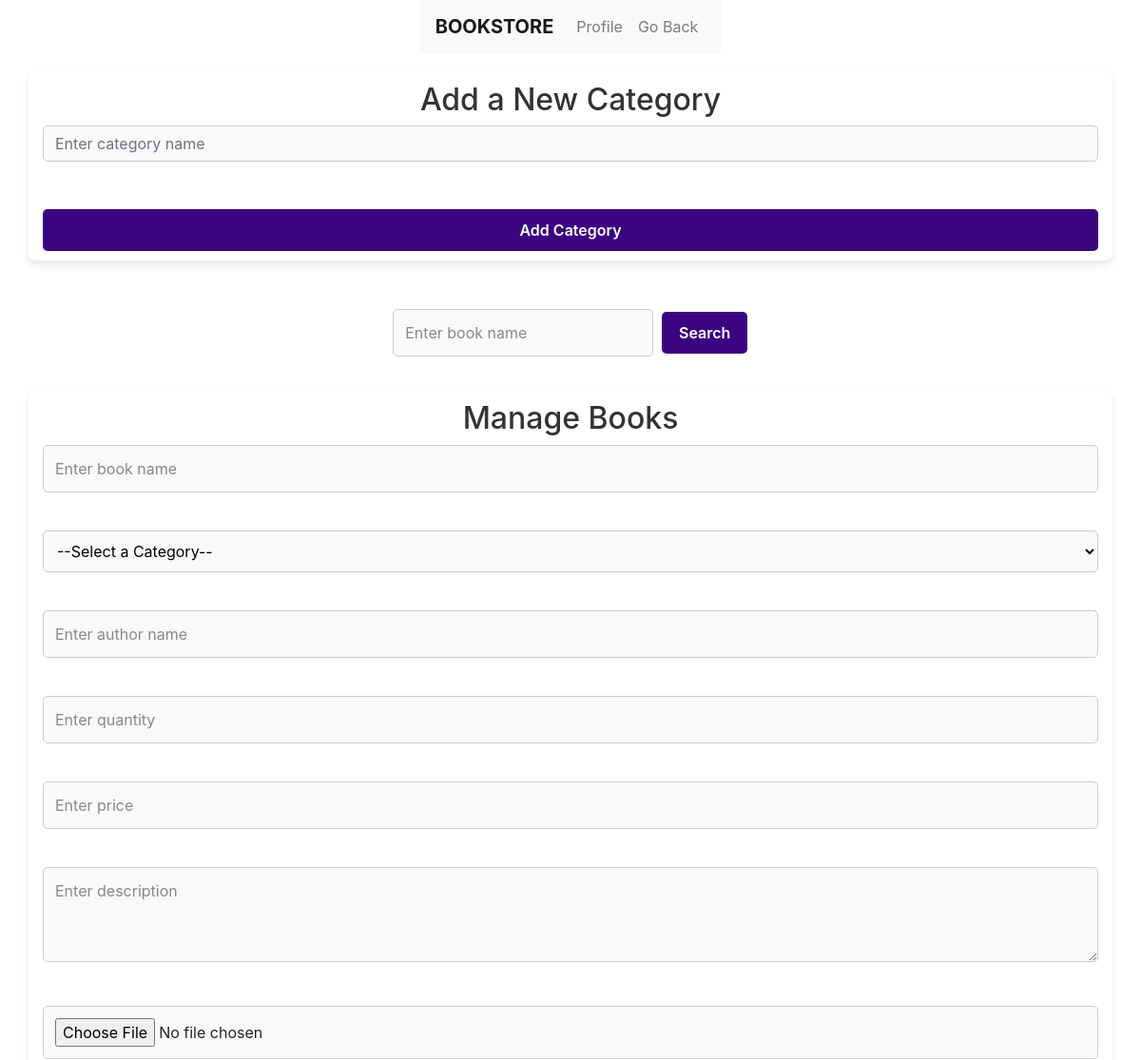
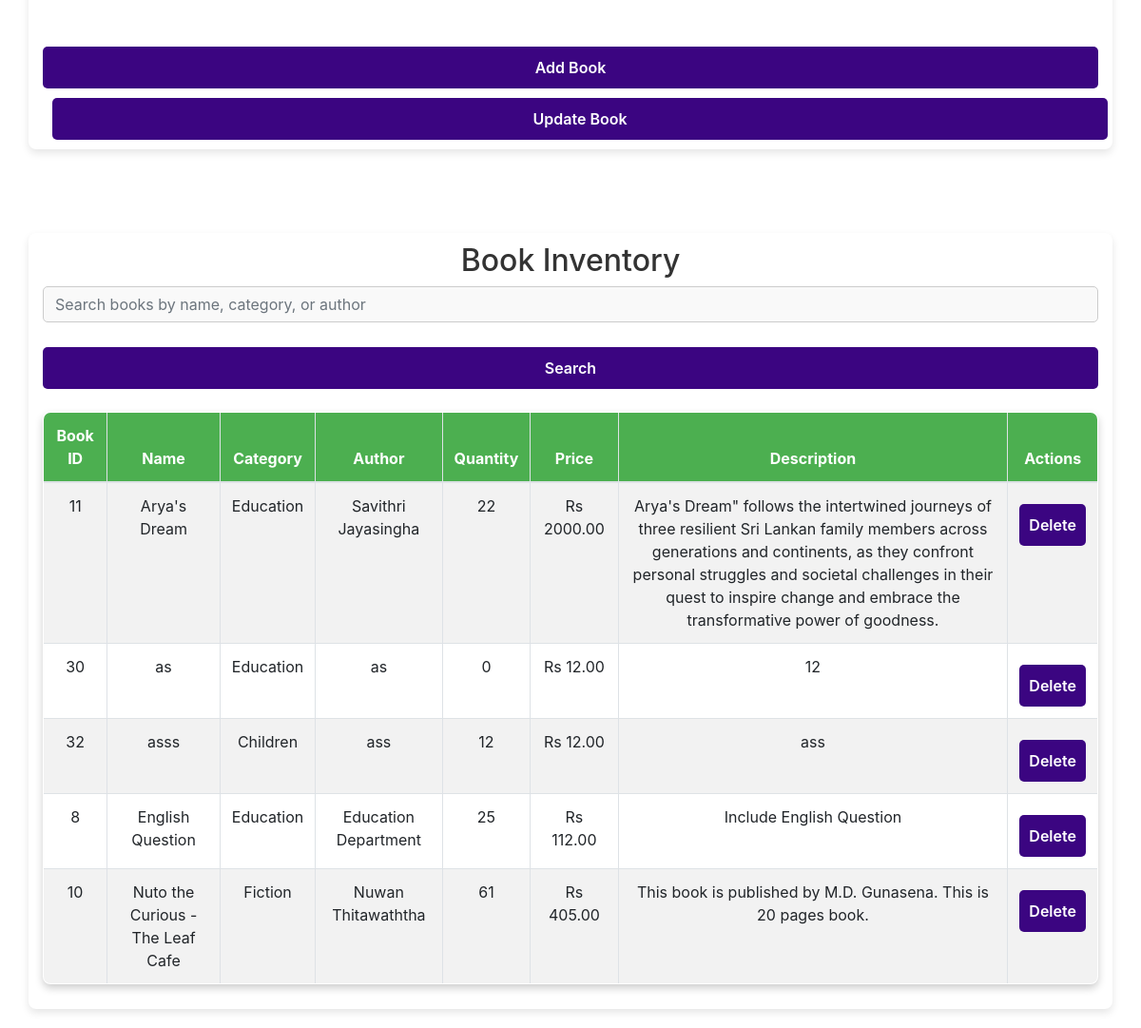
The app's page /Book/index.php (signed in) with its own data (2 pictures, top to bottom).
### tables this page shows
CREATE TABLE `book` (
  `book_id` int(11) NOT NULL,
  `name` varchar(100) NOT NULL,
  `author` varchar(100) NOT NULL,
  `quantity` int(11) DEFAULT NULL,
  `price` decimal(10,2) NOT NULL,
  `description` text DEFAULT NULL,
  `image_path` varchar(255) DEFAULT NULL,
  `category_id` int(11) DEFAULT NULL
);

CREATE TABLE `category` (
  `categoryid` int(11) NOT NULL,
  `name` varchar(255) NOT NULL
);

### Book/index.php (the view, shortened to what this page needs)
<?php
include('../connect.php');
$profilePage = "profile.php";
if ($_SESSION['user_role'] === "admin") {
    $profilePage = "../profile_admin.php";
} elseif ($_SESSION['user_role'] === "order") {
    $profilePage = "../profile_order.php";
} elseif ($_SESSION['user_role'] === "inventory") {
    $profilePage = "../profile_inventory.php";
}
$name = $category = $author = $quantity = $price = $description = $image_path = $updateid = $category_id = "";
?>
<!DOCTYPE html>
<html>
<head>
    <link rel="stylesheet" href="main.css">
    <link rel="stylesheet" href="https://stackpath.bootstrapcdn.com/bootstrap/4.5.2/css/bootstrap.min.css">
</head>
<body>
<nav class="navbar navbar-expand-lg navbar-light bg-light">
    <a class="navbar-brand" href="#">Bookstore</a>
    <div class="navbar-nav ml-auto">
        <a class="nav-item nav-link" href="<?php echo $profilePage; ?>">Profile</a>
        <a class="nav-item nav-link" href="javascript:history.back()">Go Back</a>
    </div>
</nav>
<div class="container">
    <h2>Add a New Category</h2>
    <form method="POST" action="">
        <div class="form-group">
            <input
                type="text"
                name="category_name"
                placeholder="Enter category name"
                class="form-control"
            >
        </div>
        <br>
        <input type="submit" name="add_category" value="Add Category" class="btn btn-primary">
    </form>
</div>
<form method="POST" action="">
    <br>
    <div class="form-group">
        <input type="text" name="searchBook" placeholder="Enter book name">
        <input type="submit" name="search" value="Search">
    </div>
</form>
<div class="container">
    <h2>Manage Books</h2>
    <form method="POST" action="" enctype="multipart/form-data">
    <div class="form-group">
        <input type="text" name="name" placeholder="Enter book name" value="<?php echo $name; ?>">
    </div>
    <br>
    <div class="form-group">
        <select name="category_id">
            <option value="">--Select a Category--</option>
        </select>
    </div>
    <br>
    <div class="form-group">
        <input type="text" name="author" placeholder="Enter author name" value="<?php echo $author; ?>">
    </div>
    <br>
    <div class="form-group">
        <input type="number" name="quantity" placeholder="Enter quantity" value="<?php echo $quantity; ?>">
    </div>
    <br>
    <div class="form-group">
        <input type="number" name="price" placeholder="Enter price" value="<?php echo $price; ?>">
    </div>
    <br>
    <div class="form-group">
        <textarea name="description" placeholder="Enter description"><?php echo $description; ?></textarea>
    </div>
    <br>
    <div class="form-group">
        <input type="file" name="image_path" accept="image/*">
    </div>
    <br>
    <input type="submit" name="insert" value="Add Book">
    <input type="submit" name="update" value="Update Book">
</form>
</div>
<br><br>
<div class="container">
    <h2>Book Inventory</h2>
    <form method="POST" action="">
        <div class="form-group">
            <input
                type="text"
                name="search_inventory"
                placeholder="Search books by name, category, or author"
                class="form-control"
                value="<?php echo isset($_POST['search_inventory']) ? $_POST['search_inventory'] : ''; ?>"
            >
        </div>
        <input type="submit" value="Search" class="btn btn-primary">
    </form>
    <br>
    <table class="table table-bordered table-striped">
        <thead>
            <tr>
                <th>Book ID</th>
                <th>Name</th>
                <th>Category</th>
                <th>Author</th>
                <th>Quantity</th>
                <th>Price</th>
                <th>Description</th>
                <th>Actions</th>
            </tr>
        </thead>
        <tbody>
            <?php
            $filter_sql = "
                SELECT b.book_id, b.name, c.name AS category_name, b.author, b.quantity, b.price, b.description
                FROM book b
                LEFT JOIN category c ON b.category_id = c.categoryid
            ";
            $filter_sql .= " ORDER BY b.name ASC";
            $filter_result = $conn->query($filter_sql);
            if ($filter_result->num_rows > 0):
                while ($book = $filter_result->fetch_assoc()):
            ?>
                <tr>
                    <td><?php echo $book['book_id']; ?></td>
                    <td><?php echo $book['name']; ?></td>
                    <td><?php echo $book['category_name']; ?></td>
                    <td><?php echo $book['author']; ?></td>
                    <td><?php echo $book['quantity']; ?></td>
                    <td>Rs <?php echo $book['price']; ?></td>
                    <td><?php echo nl2br(htmlspecialchars($book['description'])); ?></td>
                    <td>
                        <form method="POST" action="">
                            <input type="submit" name="delete_book" value="Delete" class="btn btn-danger btn-sm">
                        </form>
                    </td>
                </tr>
            <?php
                endwhile;
            else:
            ?>
                <tr>
                    <td colspan="8">No books found.</td>
                </tr>
            <?php endif; ?>
        </tbody>
    </table>
</div>
</body>
</html>

### Book/main.css (style rules this page uses)
* { margin: 0; padding: 0; box-sizing: border-box; }
body { display: flex; flex-direction: column; justify-content: flex-start; align-items: center; overflow-y: auto; min-height: 100vh; }
.container { width: 100%; max-width: 700px; padding: 10px; border-radius: 8px; box-shadow: 0 4px 8px rgba(0, 0, 0, 0.1); background-color: #ffffff; text-align: center; margin: 20px auto; min-height: 20vh; }
h2 { font-size: 24px; color: #333; margin: 20px 0; font-weight: 600; }
.form-group { margin-bottom: 20px; text-align: left; }
input[type="text"], input[type="password"], input[type="number"], input[type="submit"], textarea, option, input[type="file"] { width: 100%; padding: 12px; font-size: 16px; border-radius: 5px; border: 1px solid #ccc; box-sizing: border-box; transition: border-color 0.3s; background-color: #f9f9f9; }
textarea { resize: vertical; height: 100px; }
input::placeholder, textarea::placeholder { font-size: 16px; color: #888; }
input[type="submit"] { font-size: 16px; padding: 10px; font-weight: 600; color: white; background-color: #3b0581; border: none; cursor: pointer; transition: background-color 0.3s; margin-top: 10px; }
input[type="submit"] + input[type="submit"] { margin-left: 10px; }
form input[name="searchBook"] { width: calc(100% - 100px); display: inline-block; margin-right: 5px; }
form input[name="search"] { width: 90px; padding: 10px; }
table { width: 100%; border-collapse: collapse; background-color: #fff; box-shadow: 0 4px 8px rgba(0, 0, 0, 0.2); border-radius: 8px; overflow: hidden; }
thead { background-color: #4CAF50; color: white; }
th, td { padding: 12px 15px; text-align: center; border-bottom: 1px solid #ddd; }
th { font-weight: bold; }
.navbar { background-color: #343a40; padding: 1rem; }
.navbar-brand { color: #ffffff; font-weight: bold; font-size: 1.5em; text-transform: uppercase; text-decoration: none; }
select { width: 100%; padding: 10px; font-size: 16px; background-color: #f9f9f9; border: 1px solid #ccc; border-radius: 5px; }

### records on screen
book: book_id "11", name "Arya's Dream", category.name "Education", author "Savithri Jayasingha", quantity "22", price "2000.00", description "Arya's Dream\" follows the intertwined journeys of three resilient Sri Lankan family members across generations and continents, as they confront personal struggles and societal challenges in their quest to inspire change and embrace the transformative power of goodness."
book: book_id "30", name "as", category.name "Education", author "as", quantity "0", price "12.00", description "12"
book: book_id "32", name "asss", category.name "Children", author "ass", quantity "12", price "12.00", description "ass"
book: book_id "8", name "English Question", category.name "Education", author "Education Department", quantity "25", price "112.00", description "Include English Question"
book: book_id "10", name "Nuto the Curious - The Leaf Cafe", category.name "Fiction", author "Nuwan Thitawaththa", quantity "61", price "405.00", description "This book is published by M.D. Gunasena. This is 20 pages book."
